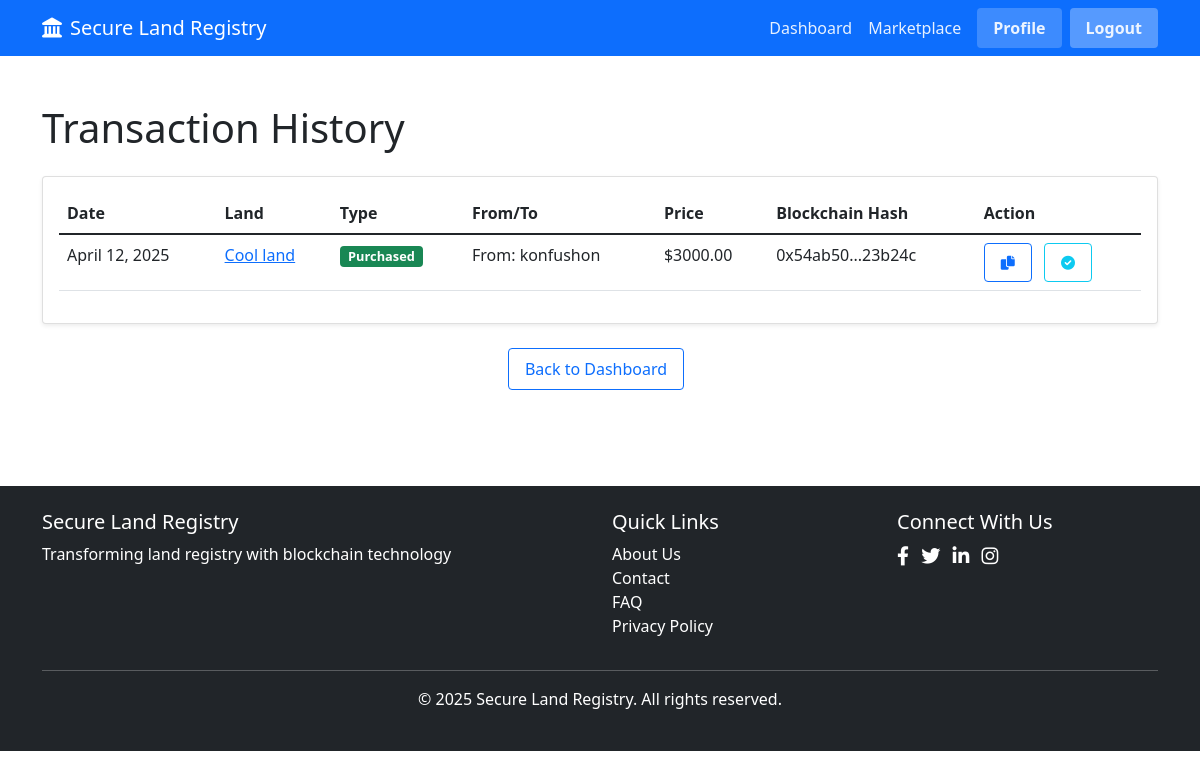
The app's page /transactions (signed in) with its own data.
### app.py (models this page shows, shortened)
class Transaction(db.Model):
    id = db.Column(db.Integer, primary_key=True)
    blockchain_tx_hash = db.Column(db.String(66), unique=True, nullable=False)
    land_id = db.Column(db.Integer, db.ForeignKey("land.id"), nullable=False)
    seller_id = db.Column(db.Integer, db.ForeignKey("user.id"), nullable=False)
    buyer_id = db.Column(db.Integer, db.ForeignKey("user.id"), nullable=False)
    price = db.Column(db.Float, nullable=False)
    transaction_date = db.Column(db.DateTime, default=datetime.utcnow)
    land = db.relationship("Land", backref=db.backref("transactions", lazy=True))
    seller = db.relationship("User", foreign_keys=[seller_id])
    buyer = db.relationship("User", foreign_keys=[buyer_id])

class Land(db.Model):
    id = db.Column(db.Integer, primary_key=True)
    blockchain_id = db.Column(db.Integer, unique=True, nullable=False)
    owner_id = db.Column(db.Integer, db.ForeignKey("user.id"), nullable=False)
    title = db.Column(db.String(100), nullable=False)
    location = db.Column(db.String(200), nullable=False)
    description = db.Column(db.Text)
    price = db.Column(db.Float, nullable=False)
    image = db.Column(db.String(200))
    for_sale = db.Column(db.Boolean, default=True)
    created_at = db.Column(db.DateTime, default=datetime.utcnow)
    owner = db.relationship("User", backref=db.backref("lands", lazy=True))

class User(db.Model):
    id = db.Column(db.Integer, primary_key=True)
    username = db.Column(db.String(80), unique=True, nullable=False)
    email = db.Column(db.String(120), unique=True, nullable=False)
    password_hash = db.Column(db.String(200), nullable=False)
    blockchain_address = db.Column(db.String(42), unique=True, nullable=False)
    profile_image = db.Column(db.String(200), default="default_profile.jpg")
    created_at = db.Column(db.DateTime, default=datetime.utcnow)

### app.py (the view)
@app.route("/transactions")
def transaction_history():
    if "user_id" not in session:
        flash("Please log in first", "warning")
        return redirect(url_for("login"))
    user_id = session["user_id"]
    transactions = (
        Transaction.query.filter(
            (Transaction.buyer_id == user_id) | (Transaction.seller_id == user_id)
        )
        .order_by(Transaction.transaction_date.desc())
        .all()
    )
    return render_template("transactions.html", transactions=transactions)

### templates/transactions.html (shortened to what this page needs)
{% extends 'layout.html' %}
{% block content %}
<div class="container py-5">
    <h1 class="mb-4">Transaction History</h1>
    {% if transactions %}
    <div class="card shadow-sm">
        <div class="card-body">
            <div class="table-responsive">
                <table class="table table-hover">
                    <thead>
                        <tr>
                            <th>Date</th>
                            <th>Land</th>
                            <th>Type</th>
                            <th>From/To</th>
                            <th>Price</th>
                            <th>Blockchain Hash</th>
                            <th>Action</th>
                        </tr>
                    </thead>
                    <tbody>
                        {% for tx in transactions %}
                        <tr>
                            <td>{{ tx.transaction_date.strftime('%B %d, %Y') }}</td>
                            <td>
                                <a href="{{ url_for('landDetails', land_id=tx.land_id) }}">
                                    {{ tx.land.title }}
                                </a>
                            </td>
                            <td>
                                {% if tx.seller_id == session.user_id %}
                                <span class="badge bg-danger">Sold</span>
                                {% else %}
                                <span class="badge bg-success">Purchased</span>
                                {% endif %}
                            </td>
                            <td>
                                {% if tx.seller_id == session.user_id %}
                                <span>To: {{ tx.buyer.username }}</span>
                                {% else %}
                                <span>From: {{ tx.seller.username }}</span>
                                {% endif %}
                            </td>
                            <td>${{ "%.2f"|format(tx.price) }}</td>
                            <td>
                                <span class="text-truncate d-inline-block">
                                    {{ tx.blockchain_tx_hash[:8] }}...{{ tx.blockchain_tx_hash[-6:] }}
                                </span>
                            </td>
                            <td>
                                <button class="btn btn-sm btn-outline-primary"
                                    onclick="copyToClipboard('{{ tx.blockchain_tx_hash }}')">
                                    <i class="fas fa-copy"></i>
                                </button>
                                <a href="#" class="btn btn-sm btn-outline-info verify-btn"
                                    data-tx-hash="{{ tx.blockchain_tx_hash }}">
                                    <i class="fas fa-check-circle"></i>
                                </a>
                            </td>
                        </tr>
                        {% endfor %}
                    </tbody>
                </table>
            </div>
        </div>
    </div>
    {% else %}
    <div class="alert alert-info">
        <i class="fas fa-info-circle me-2"></i>You haven't made any transactions yet.
        <a href="{{ url_for('marketplace') }}" class="alert-link">Browse the marketplace</a> to find properties.
    </div>
    {% endif %}
    <div class="text-center mt-4">
        <a href="{{ url_for('dashboard') }}" class="btn btn-outline-primary">Back to Dashboard</a>
    </div>
</div>
{% endblock %}

### static/css/style.css (style rules this page uses)
body { font-family: 'Segoe UI', Tahoma, Geneva, Verdana, sans-serif; }
.text-truncate { white-space: nowrap; overflow: hidden; text-overflow: ellipsis; }
.badge.bg-success { font-size: 0.8rem; padding: 0.35em 0.65em; }
.card.shadow-sm { box-shadow: 0 0.125rem 0.25rem rgba(0, 0, 0, 0.075) !important; }
.btn { border-radius: 0.25rem; padding: 0.5rem 1rem; }
.btn-outline-primary { margin-right: 0.5rem; }

### records on screen
Transaction: transaction_date "April 12, 2025", land "Cool land", shows "Purchased", seller.username "konfushon", price "3000.00", blockchain_tx_hash "0x54ab50", blockchain_tx_hash "23b24c"
